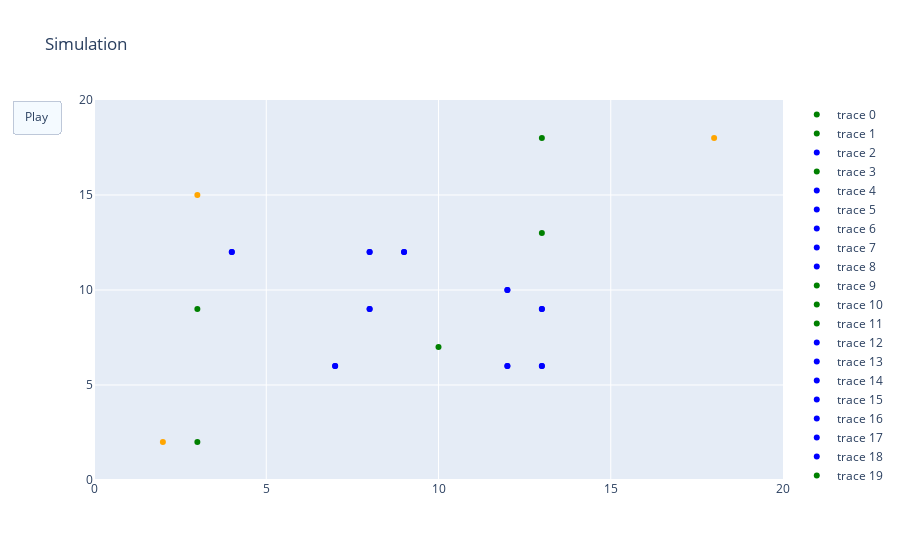

This figure's notebook cell:
### Code cell
if __name__ == "__main__":

    simulate()

### Figure 1 — Plotly figure (JSON) as saved in the notebook; plotly's stock layout.template omitted (floating-point values rounded to 4 significant figures)
{"data": [{"marker": {"color": "green"}, "mode": "markers", "x": [-2], "y": [-2], "type": "scatter"}, {"marker": {"color": "green"}, "mode": "markers", "x": [-4], "y": [5], "type": "scatter"}, {"marker": {"color": "blue"}, "mode": "markers", "x": [4], "y": [12], "type": "scatter"}, {"marker": {"color": "green"}, "mode": "markers", "x": [3], "y": [2], "type": "scatter"}, {"marker": {"color": "blue"}, "mode": "markers", "x": [4], "y": [12], "type": "scatter"}, {"marker": {"color": "blue"}, "mode": "markers", "x": [7], "y": [6], "type": "scatter"}, {"marker": {"color": "blue"}, "mode": "markers", "x": [7], "y": [6], "type": "scatter"}, {"marker": {"color": "blue"}, "mode": "markers", "x": [8], "y": [9], "type": "scatter"}, {"marker": {"color": "blue"}, "mode": "markers", "x": [8], "y": [12], "type": "scatter"}, {"marker": {"color": "green"}, "mode": "markers", "x": [10], "y": [7], "type": "scatter"}, {"marker": {"color": "green"}, "mode": "markers", "x": [3], "y": [9], "type": "scatter"}, {"marker": {"color": "green"}, "mode": "markers", "x": [13], "y": [13], "type": "scatter"}, {"marker": {"color": "blue"}, "mode": "markers", "x": [8], "y": [9], "type": "scatter"}, {"marker": {"color": "blue"}, "mode": "markers", "x": [9], "y": [12], "type": "scatter"}, {"marker": {"color": "blue"}, "mode": "markers", "x": [9], "y": [12], "type": "scatter"}, {"marker": {"color": "blue"}, "mode": "markers", "x": [13], "y": [9], "type": "scatter"}, {"marker": {"color": "blue"}, "mode": "markers", "x": [12], "y": [6], "type": "scatter"}, {"marker": {"color": "blue"}, "mode": "markers", "x": [12], "y": [6], "type": "scatter"}, {"marker": {"color": "blue"}, "mode": "markers", "x": [8], "y": [12], "type": "scatter"}, {"marker": {"color": "green"}, "mode": "markers", "x": [13], "y": [18], "type": "scatter"}, {"marker": {"color": "blue"}, "mode": "markers", "x": [13], "y": [6], "type": "scatter"}, {"marker": {"color": "blue"}, "mode": "markers", "x": [13], "y": [6], "type": "scatter"}, {"marker": {"color": "blue"}, "mode": "markers", "x": [12], "y": [10], "type": "scatter"}, {"marker": {"color": "blue"}, "mode": "markers", "x": [12], "y": [10], "type": "scatter"}, {"marker": {"color": "blue"}, "mode": "markers", "x": [13], "y": [9], "type": "scatter"}, {"marker": {"color": "orange"}, "mode": "markers", "x": [2], "y": [2], "type": "scatter"}, {"marker": {"color": "orange"}, "mode": "markers", "x": [18], "y": [18], "type": "scatter"}, {"marker": {"color": "orange"}, "mode": "markers", "x": [3], "y": [15], "type": "scatter"}], "layout": {"title": {"text": "Simulation"}, "updatemenus": [{"buttons": [{"args": [null], "label": "Play", "method": "animate"}], "type": "buttons"}], "xaxis": {"autorange": false, "range": [0, 20]}, "yaxis": {"autorange": false, "range": [0, 20]}}}
